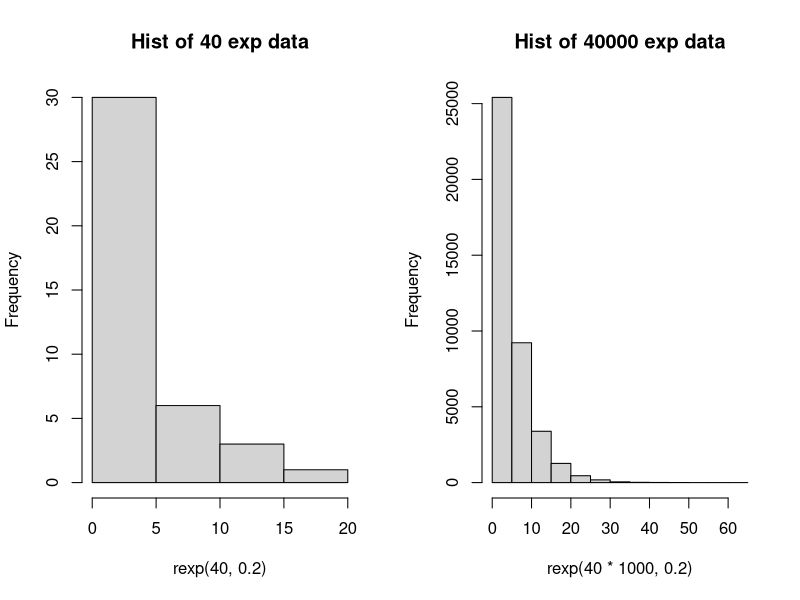
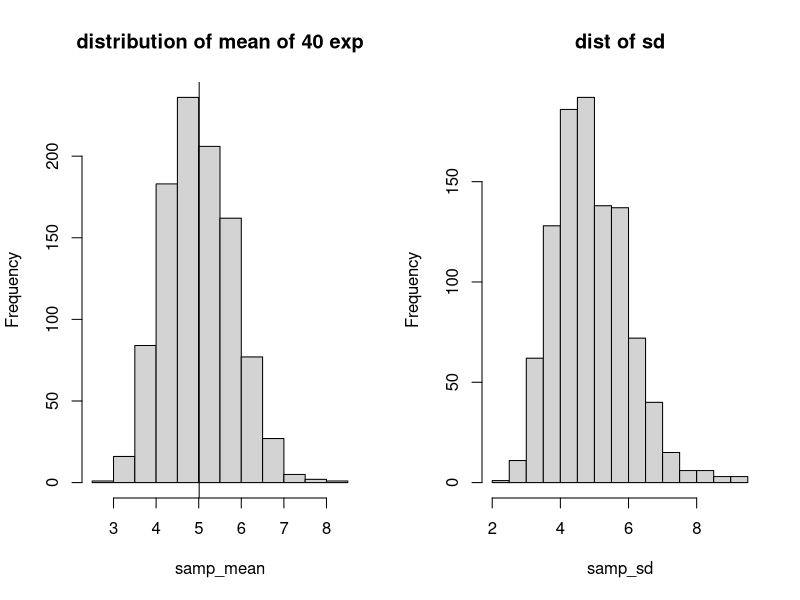
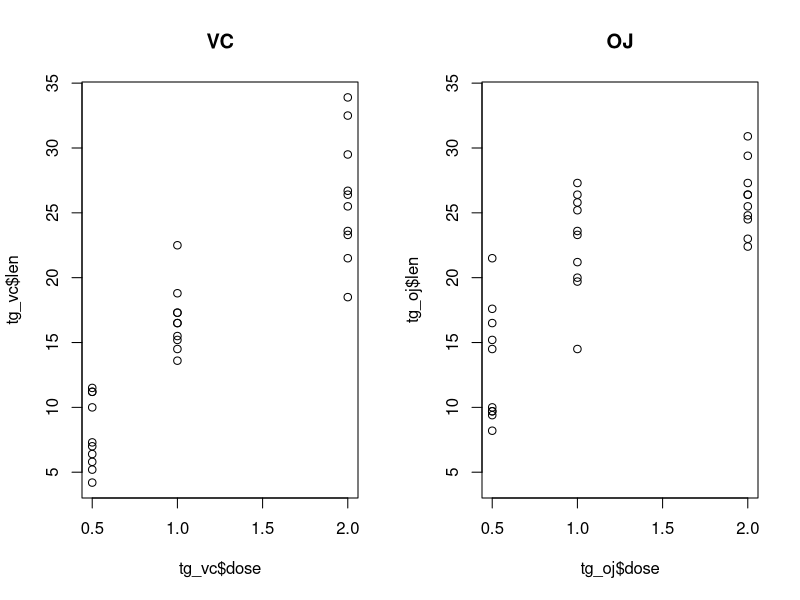

These figures' R source, in order:
## ---- chunk 1
    # distribution of mean of 40 exponentials
    # 1. compare sample mean and theoretical mean
    # first observe the 40 exponentials and 1000*40 
    par(mfrow=c(1,2))
    hist(rexp(40, 0.2),main="Hist of 40 exp data")
    hist(rexp(40*1000, 0.2), main="Hist of 40000 exp data")
    
    # 2. compare sample variance and theoretical variance
    # theoretical mean = 1/0.2 = 5
    samp <- rexp(40*1000, 0.2)
    samp1 <- matrix(samp, 1000, 40)
    samp_mean <- apply(samp1, 1, mean)
    hist(samp_mean, main="distribution of mean of 40 exp")
    m1 <- mean(samp_mean)
    print(paste("the sample mean is: ", m1))
    abline(v=mean(samp_mean))
    text(200,200, "mean is: ",)
    
    # 3. show distribution is approximately normal
    # difference of a large collection of randome exp and the distribution
    # of a large collection of average 40 exp
    samp_sd <- apply(samp1, 1, sd)
    hist(samp_sd, main="dist of sd")
    # list the (0.25, 0.975) of sample variance
    print(summary(samp_sd))
    print(paste("the 1st and 3rd quant of sd is: ",
                quantile(samp_sd, c(0.25,0.975))))

## ---- chunk 2
# analyze data: ToothGrowth data
# 1. basic summary of the data
data(ToothGrowth)
tg_vc <- subset(ToothGrowth, supp=="VC")
tg_oj <- subset(ToothGrowth, supp=="OJ")
print(summary(tg_vc))
print(summary(tg_oj))
par(mfrow=c(1,2))
yrange = range(c(range(tg_oj$len),range(tg_vc$len)))
plot(tg_vc$dose, tg_vc$len, main="VC", ylim=yrange)
plot(tg_oj$dose, tg_oj$len, main="OJ", ylim=yrange)

# 2. use conf int and hypo tests to compare tooth growth by supp and dose
# H0: the differnce between VC and OJ is zero. HA: the difference is non-zero
print("We compare the Supplement as a whole to see 2 different sets of supplement with different dosage.")

result <- t.test(tg_vc$len, tg_oj$len, paired=FALSE)
if (result$p.value < 0.05) 
    print(paste("Since p-value is: ",result$p.value, "H0 is rejected"))
if (result$p.value >= 0.05)
    print(paste("Since p-value is: ",signif(result$p.value,4), "H0 is not rejected"))
    # 3. in previous analysis, we compare VC and OJ as a whole. Since the dosage 
    # are different in 3 levels, now we compare VC and OJ in each different
    # dosage, i.e. 0.5, 1.0, 2
    # first compare dosage == 0.5
    
    for (i in c(0.5,1,2)) {
        result <- t.test(subset(tg_vc,dose==i)$len, subset(tg_oj,dose==i)$len, 
                          paired=FALSE) 
        print(paste("For dosage = ", i, ", "))
        print(paste("p_value is: ", signif(result$p.value)))
        print(paste("95% confidence level is: ", result$conf.int))
        if (result$p.value < 0.05)
            print(paste("Since p-value is: ", result$p.value, "H0 is rejected"))
        if (result$p.value >= 0.05)
            print(paste("Since p-value is: ", result$p.value, "H0 is not rejected"))
    }
    
## ---- chunk 3

